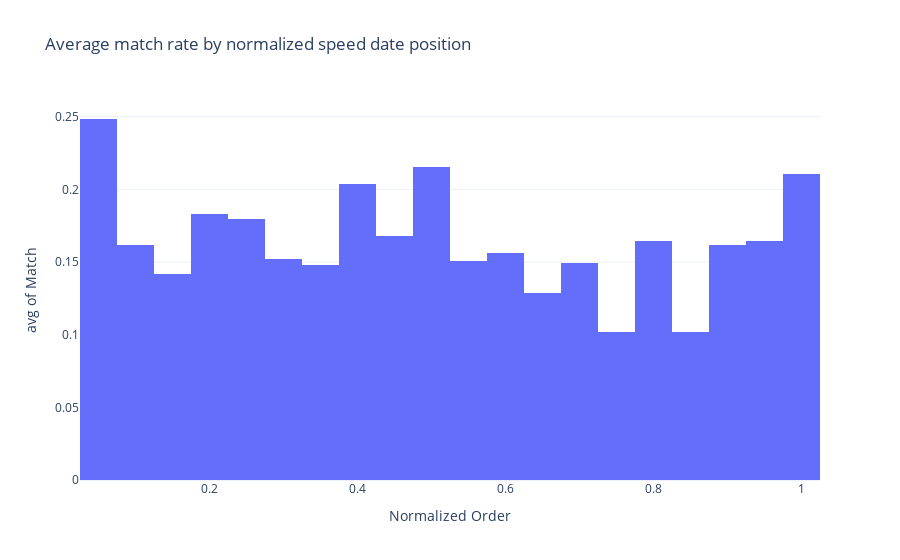

Here is the notebook cell this chart was saved with:
### Code cell
# Calculer le nombre maximal de rendez-vous par vague
df['max_order'] = df.groupby('wave')['order'].transform('max')

# Normaliser la position du rendez-vous (entre 0 et 1)
df['normalized_order'] = df['order'] / df['max_order']

# Create a bar chart using Plotly to simulate a histogram
fig = px.histogram(df, x='normalized_order', y='match',
             labels={'normalized_order': 'Normalized Order', 'match': 'Match'},
             title='Average match rate by normalized speed date position',
             template='plotly_white',
             nbins=20,
             histfunc="avg")
# Show the figure
fig.show()
fig = px.histogram(df, x='normalized_order', y='dec',
             labels={'normalized_order': 'Normalized Order', 'dec': 'Positive decision'},
             title='Average positive decision rate by normalized speed date position',
             template='plotly_white',
             nbins=20,
             histfunc="avg")
# Show the figure
fig.show()

### Figure 1 — Plotly figure (JSON) as saved in the notebook; plotly's stock layout.template omitted (floating-point values rounded to 4 significant figures; data arrays with more than 128 entries replaced by an {"elided": "..."} marker saying what was removed)
{"data": [{"alignmentgroup": "True", "bingroup": "x", "histfunc": "avg", "hovertemplate": "Normalized Order=%{x}<br>avg of Match=%{y}<extra></extra>", "legendgroup": "", "marker": {"color": "#636efa", "pattern": {"shape": ""}}, "name": "", "nbinsx": 20, "offsetgroup": "", "orientation": "v", "showlegend": false, "type": "histogram", "x": {"elided": "6816 float values"}, "xaxis": "x", "y": {"elided": "6816 int values"}, "yaxis": "y"}], "layout": {"barmode": "relative", "legend": {"tracegroupgap": 0}, "title": {"text": "Average match rate by normalized speed date position"}, "xaxis": {"anchor": "y", "domain": [0, 1], "title": {"text": "Normalized Order"}}, "yaxis": {"anchor": "x", "domain": [0, 1], "title": {"text": "avg of Match"}}}}
